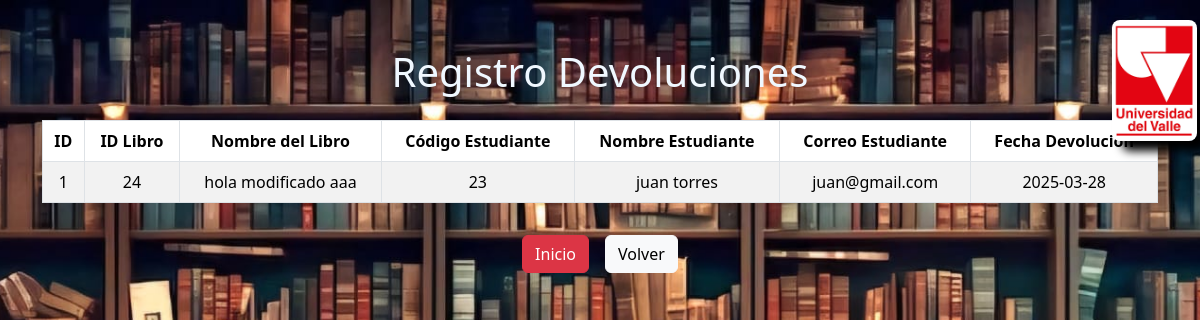
Page /consultarDevolucion on the committed database.
### models.py (models this page shows, shortened)
class Devolucion(db.Model):
    __tablename__ = 'Devolucion'
    id = db.Column(db.Integer, primary_key=True)
    IDLibro = db.Column(db.String(150), nullable=False)
    nombreLibro= db.Column(db.String(150), nullable=False)
    codigoEstudiante = db.Column(db.String(150), nullable=False)
    nombreEstudiante = db.Column(db.String(150), nullable=False)
    correoEstudiante = db.Column(db.String(150), nullable=False)
    fechaDevolucion = db.Column(db.Date, nullable=False)

### app.py (the view)
@app.route('/consultarDevolucion', methods=['GET', 'POST'])
def consultarDevolucion():
    devoluciones = db.session.query(
        Devolucion.id.label('id'),
        Devolucion.IDLibro.label('IDLibro'),
        Devolucion.nombreLibro.label('nombreLibro'),
        Devolucion.codigoEstudiante.label('codigoEstudiante'),
        Devolucion.nombreEstudiante.label('nombreEstudiante'),
        Devolucion.correoEstudiante.label('correoEstudiante'),
        Devolucion.fechaDevolucion.label('fechaDevolucion')
    ).all()
    return render_template('consultarDevolucion.html', devoluciones=devoluciones)

### templates/consultarDevolucion.html (shortened to what this page needs)
<!DOCTYPE html>
<html lang="es">
<head>
    <link href="https://cdn.jsdelivr.net/npm/bootstrap@5.3.3/dist/css/bootstrap.min.css" rel="stylesheet">
    <link rel="stylesheet" href="{{ url_for('static', filename='css/style.css') }}">
</head>
<body class="background-image" style="background-image: url('static/images/libreria1.jpeg')">
    <div class="container mt-5">
        <div class="text-center">
            <h1 class="mb-4 " style="color: aliceblue;">Registro Devoluciones</h1>
            <div class="table-responsive">
                <table class="table table-striped table-bordered">
                    <thead>
                        <tr>
                            <th>ID</th>
                            <th>ID Libro</th>
                            <th>Nombre del Libro</th>
                            <th>Código Estudiante</th>
                            <th>Nombre Estudiante</th>
                            <th>Correo Estudiante</th>
                            <th>Fecha Devolución</th>
                        </tr>
                    </thead>
                    <tbody>
                        {% for devolucion in devoluciones %}
                        <tr>
                            <td>{{ devolucion.id }}</td>
                            <td>{{ devolucion.IDLibro }}</td>
                            <td>{{ devolucion.nombreLibro }}</td>
                            <td>{{ devolucion.codigoEstudiante }}</td>
                            <td>{{ devolucion.nombreEstudiante }}</td>
                            <td>{{ devolucion.correoEstudiante }}</td>
                            <td>{{ devolucion.fechaDevolucion }}</td>
                        </tr>
                        {% endfor %}
                    </tbody>
                </table>
            </div>
            <div class="d-flex justify-content-center gap-3 mt-3">
                <a href="{{ url_for('index') }}" class="btn btn-danger">Inicio</a>
                <a href="{{ url_for('devoluciones') }}" class="btn btn-light">Volver</a>
            </div>
        </div>
    </div>
    <img class="imagen" src="{{ url_for('static', filename='images/univalle.png') }}" alt="Logo Univalle">
</body>
</html>

### static/css/style.css (style rules this page uses)
body { background-size: cover; background-position: center; background-repeat: no-repeat; background-attachment: fixed; margin: 0; padding: 0; overflow-x: hidden; min-height: 100vh; }
.background-image { background-size: cover; background-position: center; background-repeat: no-repeat; background-attachment: fixed; margin: 0; padding: 0; overflow-x: hidden; min-height: 100vh; }
.imagen { position: absolute; top: 20px; right: 3px; width: 85px; height: auto; border-radius: 8px; box-shadow: 10px 10px 10px black; }

### rows in the picture
Devolucion: id "1", IDLibro "24", nombreLibro "hola modificado aaa", codigoEstudiante "23", nombreEstudiante "juan torres", correoEstudiante "juan@gmail.com", fechaDevolucion "2025-03-28"
